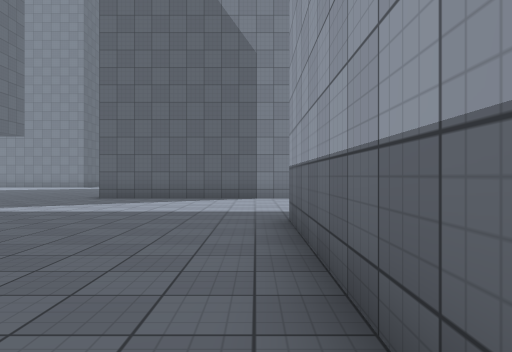
view 1 (above)

24 first-person views from a walk through a scene from a Unity 3-D project. The camera is 1.3 m above the floor, looks level and sees 70° across. The floor is counted in squares, 2 m on a side. Each view is taken from the middle of a square. On the plan, view 1 faces up. The plan holds only what a view shows up to about 11 squares ahead; the rest is blank. The place goes on beyond the plan. Surface patterns are stand-ins for the level's own textures.

view 2
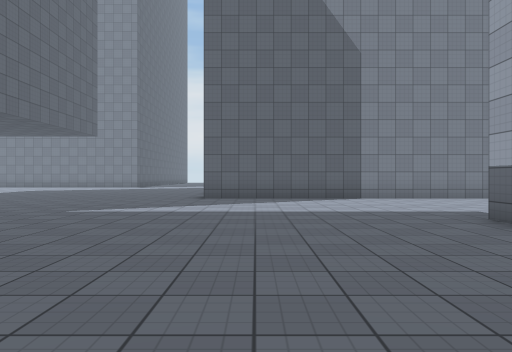

view 3
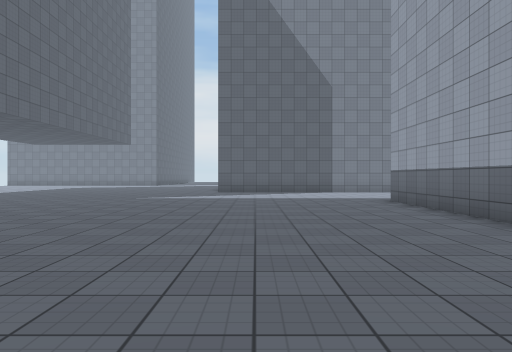

view 4
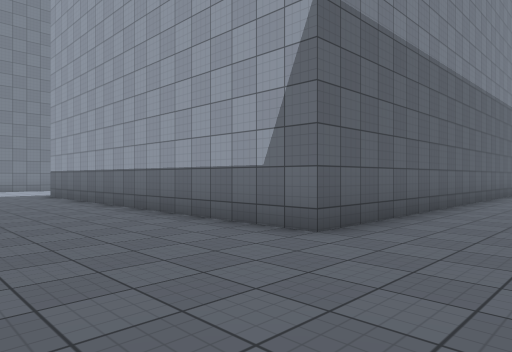

view 5
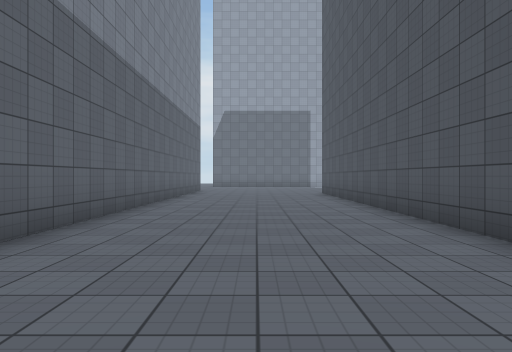

view 6
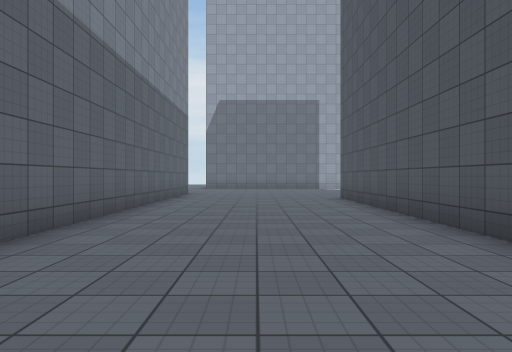

view 7
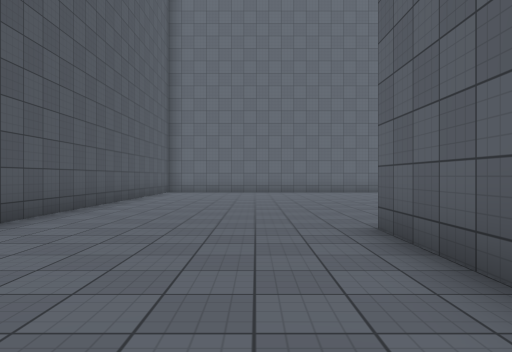

view 8
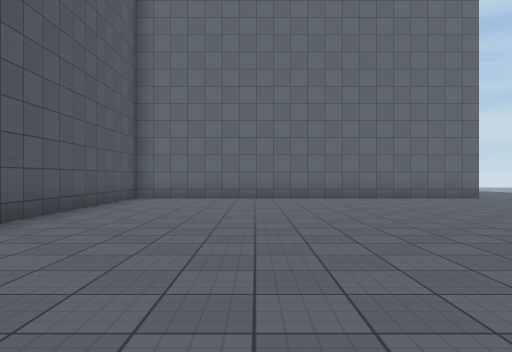

view 9
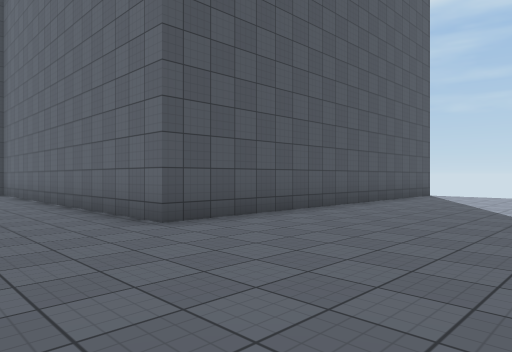

view 10
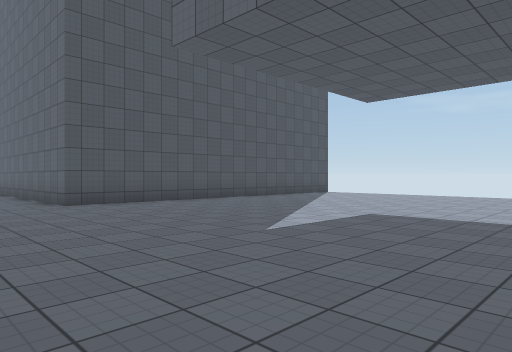

view 11
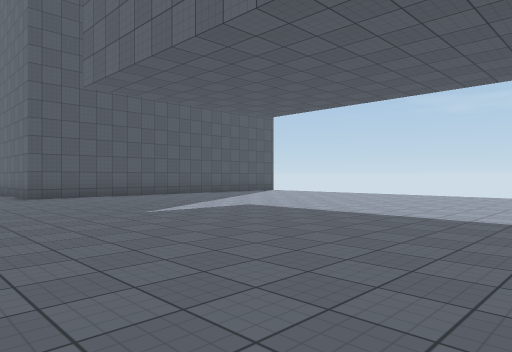

view 12
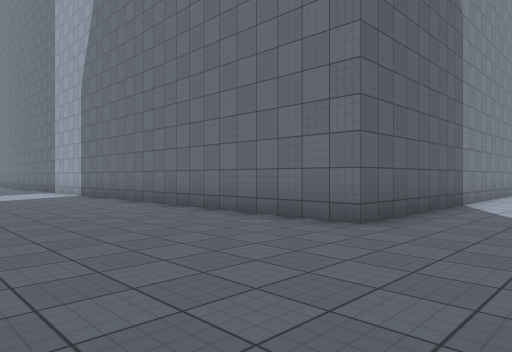

view 13
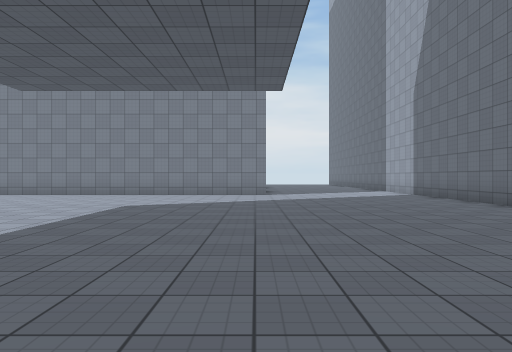

view 14
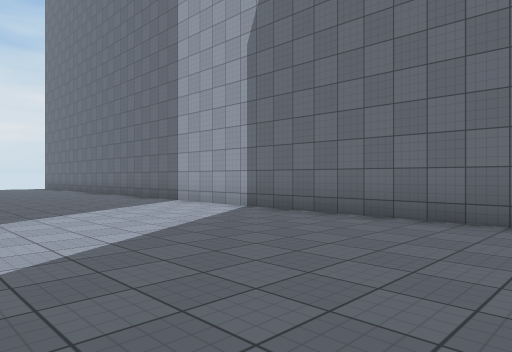

view 15
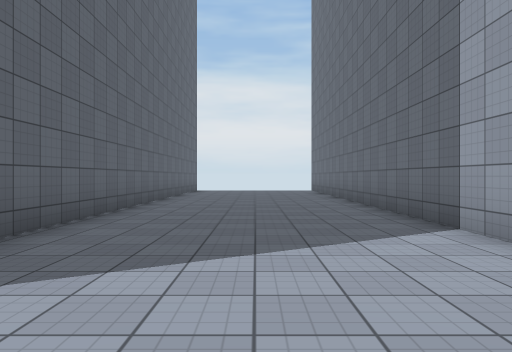

view 16
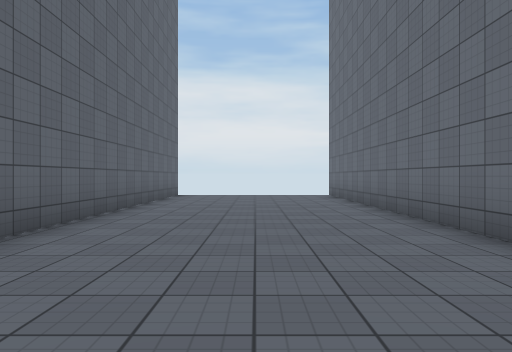

view 17
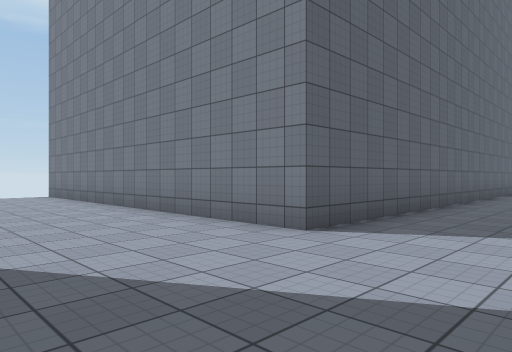

view 18
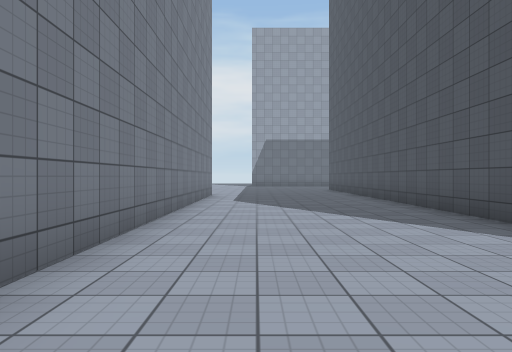

view 19
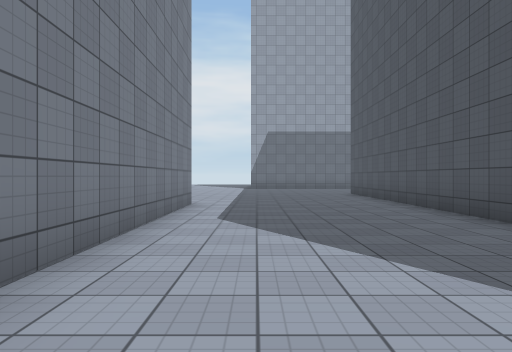

view 20
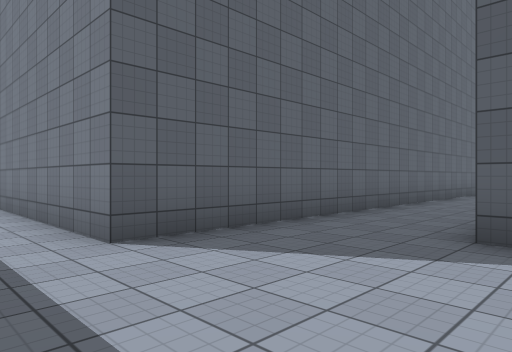

view 21
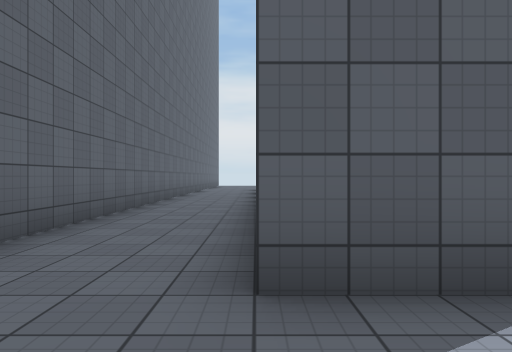

view 22
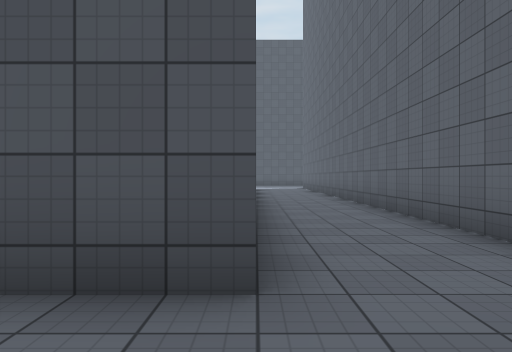

view 23
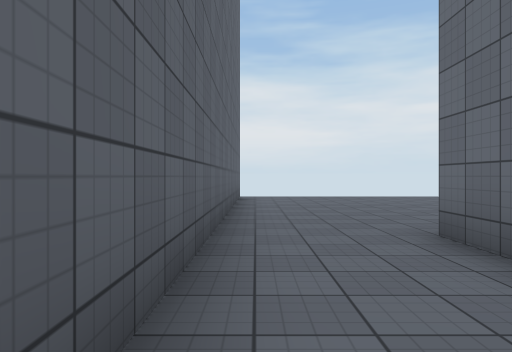

view 24
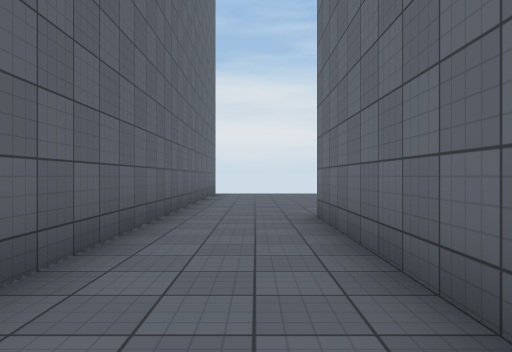

### Floor plan
Points are (right, up) in squares from view 1. A wall is a line through its corners. A room is listed if a view was taken in it or the views show most of it. See-through windows are left out.
Room 1 (views 1, 2, 3, 4, 5, 6, 7, 8, 9, 10, 11, 12, 13, 14, 15, 16, 17, 18, 19, 20, 21)
walls: (3, 5.5) (13, 5.5); (-18, 0.5) (-9.7, 0.5) (-9.7, -9.5) (0, -9.5); (10.5, 12.5) (10.5, 10.5) (-4.5, 10.5) (-4.5, 34); (2.5, -9.5) (12.8, -9.5); (14.5, 13) (13, 13); (13, -4.5) (0.5, -4.5) (0.5, 5.5); (-9.7, 34) (-9.7, 20.5) (-19.1, 20.5)
ways out: opening at (11.5, 13) to room 2
Room 2 (views 22, 23, 24)
walls: (13, 23.4) (13, 28) (14.5, 28); (10.5, 34.9) (10.5, 12.5)
ways out: opening at (11.5, 13) to room 1

Where each view was taken, in squares from view 1:
view 1: 0 up, 0 right, facing up
view 2: 0 up, 3 left, facing up
view 3: 4 down, 3 left, facing up
view 4: 7 down, 3 left, facing up-right
view 5: 7 down, 1 left, facing right
view 6: 7 down, 2 right, facing right
view 7: 6 down, 5 right, facing left
view 8: 6 down, 1 right, facing left
view 9: 5 up, 7 left, facing down-left
view 10: 9 up, 7 left, facing down-left
view 11: 12 up, 7 left, facing down-left
view 12: 8 up, 9 left, facing up-right
view 13: 8 up, 10 left, facing up
view 14: 15 up, 10 left, facing up-right
view 15: 19 up, 7 left, facing up
view 16: 23 up, 7 left, facing up
view 17: 17 up, 7 left, facing up-left
view 18: 9 up, 2 left, facing right
view 19: 9 up, 2 right, facing right
view 20: 9 up, 14 right, facing up-left
view 21: 11 up, 13 right, facing up
view 22: 30 up, 13 right, facing down
view 23: 24 up, 11 right, facing up
view 24: 22 up, 12 right, facing up
